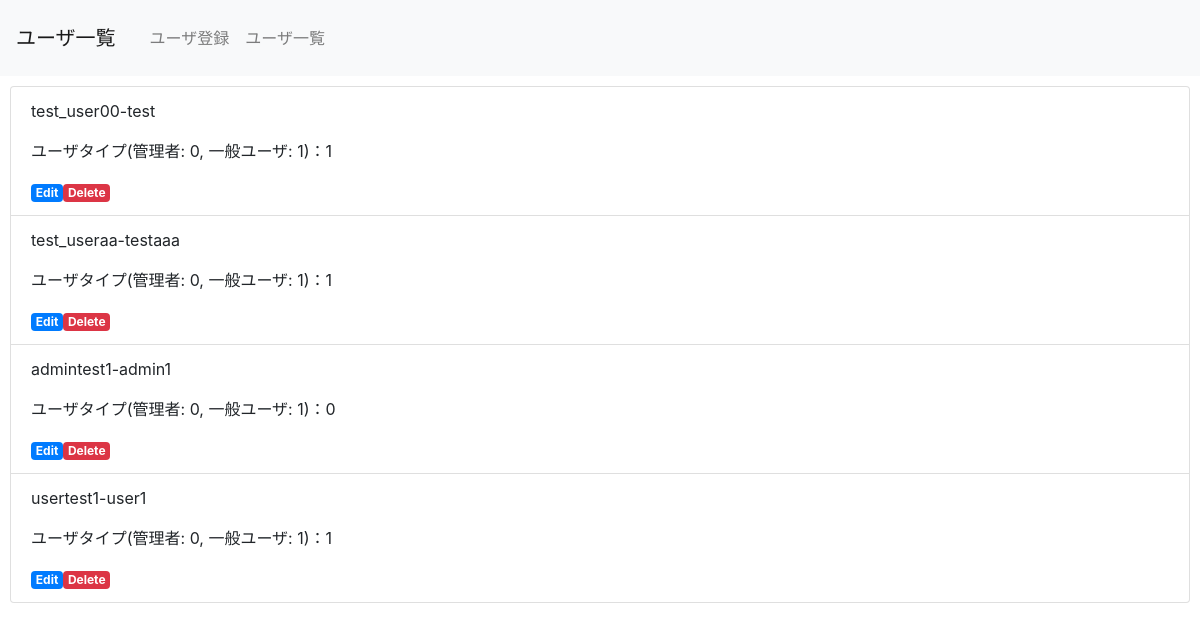
/users/user_select.php, run on the app's committed database.
### tables this page shows
CREATE TABLE IF NOT EXISTS `user_table` (
`id` int(12) NOT NULL,
  `UserName` varchar(64) NOT NULL,
  `lid` varchar(128) NOT NULL,
  `lpw` varchar(64) NOT NULL,
  `kanri_flg` int(1) NOT NULL,
  `life_flg` int(1) NOT NULL
);

### users/user_select.php (the view, shortened to what this page needs)
<?php
$pdo = db_conn();
$sql = 'SELECT * FROM user_table';
$stmt = $pdo->prepare($sql);
$status = $stmt->execute();
$view='';
if ($status==false) {
    $error = $stmt->errorInfo();
    exit('sqlError:'.$error[2]);
} else {
    while ($result = $stmt->fetch(PDO::FETCH_ASSOC)) {
        $view .= '<li class="list-group-item">';
        $view .= '<p>'.$result['UserName'].'-'.$result['lid'].'</p>';
        $view .= '<p>ユーザタイプ(管理者: 0, 一般ユーザ: 1)：'.$result['kanri_flg'].'</p>';
        $view .= '<a href="user_detail.php?id='.$result['id'].'" class="badge badge-primary">Edit</a>';
        $view .= '<a href="user_delete.php?id='.$result['id'].'" class="badge badge-danger">Delete</a>';
        $view .= '</li>';
    }
}
?>
<!DOCTYPE html>
<html lang="ja">
<head>
    <link rel="stylesheet" href="https://stackpath.bootstrapcdn.com/bootstrap/4.2.1/css/bootstrap.min.css"
>
</head>
<body>
    <header>
        <nav class="navbar navbar-expand-lg navbar-light bg-light">
            <a class="navbar-brand" href="#">ユーザ一覧</a>
            <div class="collapse navbar-collapse" id="navbarNav">
                <ul class="navbar-nav">
                    <li class="nav-item">
                        <a class="nav-link" href="user_index.php">ユーザ登録</a>
                    </li>
                    <li class="nav-item">
                        <a class="nav-link" href="user_select.php">ユーザ一覧</a>
                    </li>
                </ul>
            </div>
        </nav>
    </header>
    <div>
        <ul class="list-group">
            <?=$view?>
        </ul>
    </div>
</body>
</html>

### users/user_select.php (style rules this page uses)
div { padding: 10px; font-size: 16px; }

### data on the page
user_table: UserName "test_user00", lid "test", kanri_flg "1"
user_table: UserName "test_useraa", lid "testaaa", kanri_flg "1"
user_table: UserName "admintest1", lid "admin1", kanri_flg "0"
user_table: UserName "usertest1", lid "user1", kanri_flg "1"
